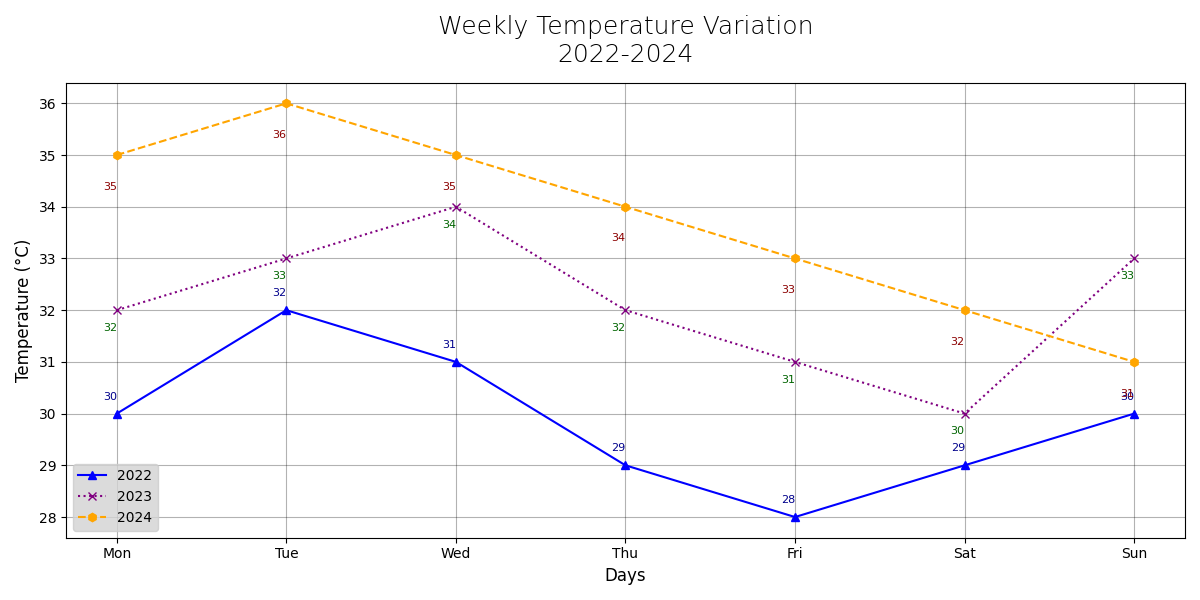

Reproduce this figure in Python.
import matplotlib.pyplot as plt

days = ['Mon', 'Tue', 'Wed', 'Thu', 'Fri', 'Sat', 'Sun']
year_2022_temps = [30, 32, 31, 29, 28, 29, 30]
year_2023_temps = [32, 33, 34, 32, 31, 30, 33]
year_2024_temps = [35, 36, 35, 34, 33, 32, 31]

fig, ax = plt.subplots(figsize=(12, 6))
ax.plot(days, year_2022_temps, marker='^', linestyle='-', color='blue', label='2022')
ax.plot(days, year_2023_temps, marker='x', linestyle=':', color='purple', label='2023')
ax.plot(days, year_2024_temps, marker='h', linestyle='--', color='orange', label='2024')

ax.set_title("Weekly Temperature Variation\n2022-2024", fontsize=18, fontweight='light', pad=15)
ax.set_xlabel('Days', fontsize=12)
ax.set_ylabel('Temperature (°C)', fontsize=12)

for i, temp in enumerate(year_2022_temps):
    ax.annotate(f'{temp}', xy=(days[i], temp), xytext=(-10, 10), textcoords='offset points', fontsize=8, color='darkblue')

for i, temp in enumerate(year_2023_temps):
    ax.annotate(f'{temp}', xy=(days[i], temp), xytext=(-10, -15), textcoords='offset points', fontsize=8, color='darkgreen')

for i, temp in enumerate(year_2024_temps):
    ax.annotate(f'{temp}', xy=(days[i], temp), xytext=(-10, -25), textcoords='offset points', fontsize=8, color='darkred')

ax.legend(loc='lower left', fontsize=10, frameon=True, facecolor='lightgrey')
ax.grid(True, linestyle='-', which='both', color='black', alpha=0.3)

plt.tight_layout()
plt.show()
